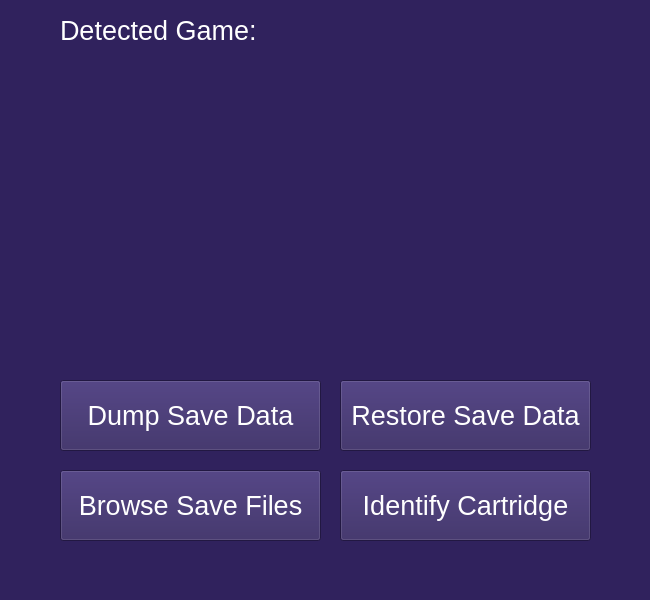
<?xml version="1.0" encoding="UTF-8"?>
<ui version="4.0">
 <class>save_management</class>
 <widget class="QFrame" name="save_management">
  <property name="geometry">
   <rect>
    <x>0</x>
    <y>0</y>
    <width>650</width>
    <height>600</height>
   </rect>
  </property>
  <property name="palette">
   <palette>
    <active>
     <colorrole role="WindowText">
      <brush brushstyle="SolidPattern">
       <color alpha="255">
        <red>255</red>
        <green>255</green>
        <blue>255</blue>
       </color>
      </brush>
     </colorrole>
     <colorrole role="Button">
      <brush brushstyle="SolidPattern">
       <color alpha="255">
        <red>48</red>
        <green>34</green>
        <blue>93</blue>
       </color>
      </brush>
     </colorrole>
     <colorrole role="Light">
      <brush brushstyle="SolidPattern">
       <color alpha="255">
        <red>72</red>
        <green>51</green>
        <blue>139</blue>
       </color>
      </brush>
     </colorrole>
     <colorrole role="Midlight">
      <brush brushstyle="SolidPattern">
       <color alpha="255">
        <red>60</red>
        <green>42</green>
        <blue>116</blue>
       </color>
      </brush>
     </colorrole>
     <colorrole role="Dark">
      <brush brushstyle="SolidPattern">
       <color alpha="255">
        <red>24</red>
        <green>17</green>
        <blue>46</blue>
       </color>
      </brush>
     </colorrole>
     <colorrole role="Mid">
      <brush brushstyle="SolidPattern">
       <color alpha="255">
        <red>32</red>
        <green>23</green>
        <blue>62</blue>
       </color>
      </brush>
     </colorrole>
     <colorrole role="Text">
      <brush brushstyle="SolidPattern">
       <color alpha="255">
        <red>255</red>
        <green>255</green>
        <blue>255</blue>
       </color>
      </brush>
     </colorrole>
     <colorrole role="BrightText">
      <brush brushstyle="SolidPattern">
       <color alpha="255">
        <red>255</red>
        <green>255</green>
        <blue>255</blue>
       </color>
      </brush>
     </colorrole>
     <colorrole role="ButtonText">
      <brush brushstyle="SolidPattern">
       <color alpha="255">
        <red>255</red>
        <green>255</green>
        <blue>255</blue>
       </color>
      </brush>
     </colorrole>
     <colorrole role="Base">
      <brush brushstyle="SolidPattern">
       <color alpha="255">
        <red>0</red>
        <green>0</green>
        <blue>0</blue>
       </color>
      </brush>
     </colorrole>
     <colorrole role="Window">
      <brush brushstyle="SolidPattern">
       <color alpha="255">
        <red>48</red>
        <green>34</green>
        <blue>93</blue>
       </color>
      </brush>
     </colorrole>
     <colorrole role="Shadow">
      <brush brushstyle="SolidPattern">
       <color alpha="255">
        <red>0</red>
        <green>0</green>
        <blue>0</blue>
       </color>
      </brush>
     </colorrole>
     <colorrole role="AlternateBase">
      <brush brushstyle="SolidPattern">
       <color alpha="255">
        <red>24</red>
        <green>17</green>
        <blue>46</blue>
       </color>
      </brush>
     </colorrole>
     <colorrole role="ToolTipBase">
      <brush brushstyle="SolidPattern">
       <color alpha="255">
        <red>255</red>
        <green>255</green>
        <blue>220</blue>
       </color>
      </brush>
     </colorrole>
     <colorrole role="ToolTipText">
      <brush brushstyle="SolidPattern">
       <color alpha="255">
        <red>0</red>
        <green>0</green>
        <blue>0</blue>
       </color>
      </brush>
     </colorrole>
     <colorrole role="PlaceholderText">
      <brush brushstyle="SolidPattern">
       <color alpha="127">
        <red>255</red>
        <green>255</green>
        <blue>255</blue>
       </color>
      </brush>
     </colorrole>
     <colorrole role="Accent">
      <brush brushstyle="SolidPattern">
       <color alpha="255">
        <red>0</red>
        <green>0</green>
        <blue>0</blue>
       </color>
      </brush>
     </colorrole>
    </active>
    <inactive>
     <colorrole role="WindowText">
      <brush brushstyle="SolidPattern">
       <color alpha="255">
        <red>255</red>
        <green>255</green>
        <blue>255</blue>
       </color>
      </brush>
     </colorrole>
     <colorrole role="Button">
      <brush brushstyle="SolidPattern">
       <color alpha="255">
        <red>48</red>
        <green>34</green>
        <blue>93</blue>
       </color>
      </brush>
     </colorrole>
     <colorrole role="Light">
      <brush brushstyle="SolidPattern">
       <color alpha="255">
        <red>72</red>
        <green>51</green>
        <blue>139</blue>
       </color>
      </brush>
     </colorrole>
     <colorrole role="Midlight">
      <brush brushstyle="SolidPattern">
       <color alpha="255">
        <red>60</red>
        <green>42</green>
        <blue>116</blue>
       </color>
      </brush>
     </colorrole>
     <colorrole role="Dark">
      <brush brushstyle="SolidPattern">
       <color alpha="255">
        <red>24</red>
        <green>17</green>
        <blue>46</blue>
       </color>
      </brush>
     </colorrole>
     <colorrole role="Mid">
      <brush brushstyle="SolidPattern">
       <color alpha="255">
        <red>32</red>
        <green>23</green>
        <blue>62</blue>
       </color>
      </brush>
     </colorrole>
     <colorrole role="Text">
      <brush brushstyle="SolidPattern">
       <color alpha="255">
        <red>255</red>
        <green>255</green>
        <blue>255</blue>
       </color>
      </brush>
     </colorrole>
     <colorrole role="BrightText">
      <brush brushstyle="SolidPattern">
       <color alpha="255">
        <red>255</red>
        <green>255</green>
        <blue>255</blue>
       </color>
      </brush>
     </colorrole>
     <colorrole role="ButtonText">
      <brush brushstyle="SolidPattern">
       <color alpha="255">
        <red>255</red>
        <green>255</green>
        <blue>255</blue>
       </color>
      </brush>
     </colorrole>
     <colorrole role="Base">
      <brush brushstyle="SolidPattern">
       <color alpha="255">
        <red>0</red>
        <green>0</green>
        <blue>0</blue>
       </color>
      </brush>
     </colorrole>
     <colorrole role="Window">
      <brush brushstyle="SolidPattern">
       <color alpha="255">
        <red>48</red>
        <green>34</green>
        <blue>93</blue>
       </color>
      </brush>
     </colorrole>
     <colorrole role="Shadow">
      <brush brushstyle="SolidPattern">
       <color alpha="255">
        <red>0</red>
        <green>0</green>
        <blue>0</blue>
       </color>
      </brush>
     </colorrole>
     <colorrole role="AlternateBase">
      <brush brushstyle="SolidPattern">
       <color alpha="255">
        <red>24</red>
        <green>17</green>
        <blue>46</blue>
       </color>
      </brush>
     </colorrole>
     <colorrole role="ToolTipBase">
      <brush brushstyle="SolidPattern">
       <color alpha="255">
        <red>255</red>
        <green>255</green>
        <blue>220</blue>
       </color>
      </brush>
     </colorrole>
     <colorrole role="ToolTipText">
      <brush brushstyle="SolidPattern">
       <color alpha="255">
        <red>0</red>
        <green>0</green>
        <blue>0</blue>
       </color>
      </brush>
     </colorrole>
     <colorrole role="PlaceholderText">
      <brush brushstyle="SolidPattern">
       <color alpha="127">
        <red>255</red>
        <green>255</green>
        <blue>255</blue>
       </color>
      </brush>
     </colorrole>
     <colorrole role="Accent">
      <brush brushstyle="SolidPattern">
       <color alpha="255">
        <red>0</red>
        <green>0</green>
        <blue>0</blue>
       </color>
      </brush>
     </colorrole>
    </inactive>
    <disabled>
     <colorrole role="WindowText">
      <brush brushstyle="SolidPattern">
       <color alpha="255">
        <red>24</red>
        <green>17</green>
        <blue>46</blue>
       </color>
      </brush>
     </colorrole>
     <colorrole role="Button">
      <brush brushstyle="SolidPattern">
       <color alpha="255">
        <red>48</red>
        <green>34</green>
        <blue>93</blue>
       </color>
      </brush>
     </colorrole>
     <colorrole role="Light">
      <brush brushstyle="SolidPattern">
       <color alpha="255">
        <red>72</red>
        <green>51</green>
        <blue>139</blue>
       </color>
      </brush>
     </colorrole>
     <colorrole role="Midlight">
      <brush brushstyle="SolidPattern">
       <color alpha="255">
        <red>60</red>
        <green>42</green>
        <blue>116</blue>
       </color>
      </brush>
     </colorrole>
     <colorrole role="Dark">
      <brush brushstyle="SolidPattern">
       <color alpha="255">
        <red>24</red>
        <green>17</green>
        <blue>46</blue>
       </color>
      </brush>
     </colorrole>
     <colorrole role="Mid">
      <brush brushstyle="SolidPattern">
       <color alpha="255">
        <red>32</red>
        <green>23</green>
        <blue>62</blue>
       </color>
      </brush>
     </colorrole>
     <colorrole role="Text">
      <brush brushstyle="SolidPattern">
       <color alpha="255">
        <red>24</red>
        <green>17</green>
        <blue>46</blue>
       </color>
      </brush>
     </colorrole>
     <colorrole role="BrightText">
      <brush brushstyle="SolidPattern">
       <color alpha="255">
        <red>255</red>
        <green>255</green>
        <blue>255</blue>
       </color>
      </brush>
     </colorrole>
     <colorrole role="ButtonText">
      <brush brushstyle="SolidPattern">
       <color alpha="255">
        <red>24</red>
        <green>17</green>
        <blue>46</blue>
       </color>
      </brush>
     </colorrole>
     <colorrole role="Base">
      <brush brushstyle="SolidPattern">
       <color alpha="255">
        <red>48</red>
        <green>34</green>
        <blue>93</blue>
       </color>
      </brush>
     </colorrole>
     <colorrole role="Window">
      <brush brushstyle="SolidPattern">
       <color alpha="255">
        <red>48</red>
        <green>34</green>
        <blue>93</blue>
       </color>
      </brush>
     </colorrole>
     <colorrole role="Shadow">
      <brush brushstyle="SolidPattern">
       <color alpha="255">
        <red>0</red>
        <green>0</green>
        <blue>0</blue>
       </color>
      </brush>
     </colorrole>
     <colorrole role="AlternateBase">
      <brush brushstyle="SolidPattern">
       <color alpha="255">
        <red>48</red>
        <green>34</green>
        <blue>93</blue>
       </color>
      </brush>
     </colorrole>
     <colorrole role="ToolTipBase">
      <brush brushstyle="SolidPattern">
       <color alpha="255">
        <red>255</red>
        <green>255</green>
        <blue>220</blue>
       </color>
      </brush>
     </colorrole>
     <colorrole role="ToolTipText">
      <brush brushstyle="SolidPattern">
       <color alpha="255">
        <red>0</red>
        <green>0</green>
        <blue>0</blue>
       </color>
      </brush>
     </colorrole>
     <colorrole role="PlaceholderText">
      <brush brushstyle="SolidPattern">
       <color alpha="127">
        <red>24</red>
        <green>17</green>
        <blue>46</blue>
       </color>
      </brush>
     </colorrole>
     <colorrole role="Accent">
      <brush brushstyle="SolidPattern">
       <color alpha="255">
        <red>34</red>
        <green>24</green>
        <blue>65</blue>
       </color>
      </brush>
     </colorrole>
    </disabled>
   </palette>
  </property>
  <property name="windowTitle">
   <string>Frame</string>
  </property>
  <property name="autoFillBackground">
   <bool>true</bool>
  </property>
  <widget class="QLabel" name="det_game_label">
   <property name="geometry">
    <rect>
     <x>60</x>
     <y>10</y>
     <width>201</width>
     <height>41</height>
    </rect>
   </property>
   <property name="font">
    <font>
     <pointsize>20</pointsize>
    </font>
   </property>
   <property name="text">
    <string>Detected Game:</string>
   </property>
  </widget>
  <widget class="QPushButton" name="browse_saves_button">
   <property name="geometry">
    <rect>
     <x>60</x>
     <y>470</y>
     <width>261</width>
     <height>71</height>
    </rect>
   </property>
   <property name="font">
    <font>
     <pointsize>20</pointsize>
    </font>
   </property>
   <property name="text">
    <string>Browse Save Files</string>
   </property>
  </widget>
  <widget class="QPushButton" name="custom_scan_button">
   <property name="geometry">
    <rect>
     <x>340</x>
     <y>470</y>
     <width>251</width>
     <height>71</height>
    </rect>
   </property>
   <property name="font">
    <font>
     <pointsize>20</pointsize>
    </font>
   </property>
   <property name="text">
    <string>Identify Cartridge</string>
   </property>
  </widget>
  <widget class="QPushButton" name="restore_save_button">
   <property name="geometry">
    <rect>
     <x>340</x>
     <y>380</y>
     <width>251</width>
     <height>71</height>
    </rect>
   </property>
   <property name="font">
    <font>
     <pointsize>20</pointsize>
    </font>
   </property>
   <property name="text">
    <string>Restore Save Data</string>
   </property>
  </widget>
  <widget class="QPushButton" name="dump_save_button">
   <property name="geometry">
    <rect>
     <x>60</x>
     <y>380</y>
     <width>261</width>
     <height>71</height>
    </rect>
   </property>
   <property name="font">
    <font>
     <pointsize>20</pointsize>
    </font>
   </property>
   <property name="text">
    <string>Dump Save Data</string>
   </property>
  </widget>
  <widget class="QLabel" name="cart_image">
   <property name="geometry">
    <rect>
     <x>170</x>
     <y>90</y>
     <width>320</width>
     <height>240</height>
    </rect>
   </property>
   <property name="text">
    <string/>
   </property>
  </widget>
 </widget>
 <resources/>
 <connections/>
</ui>
